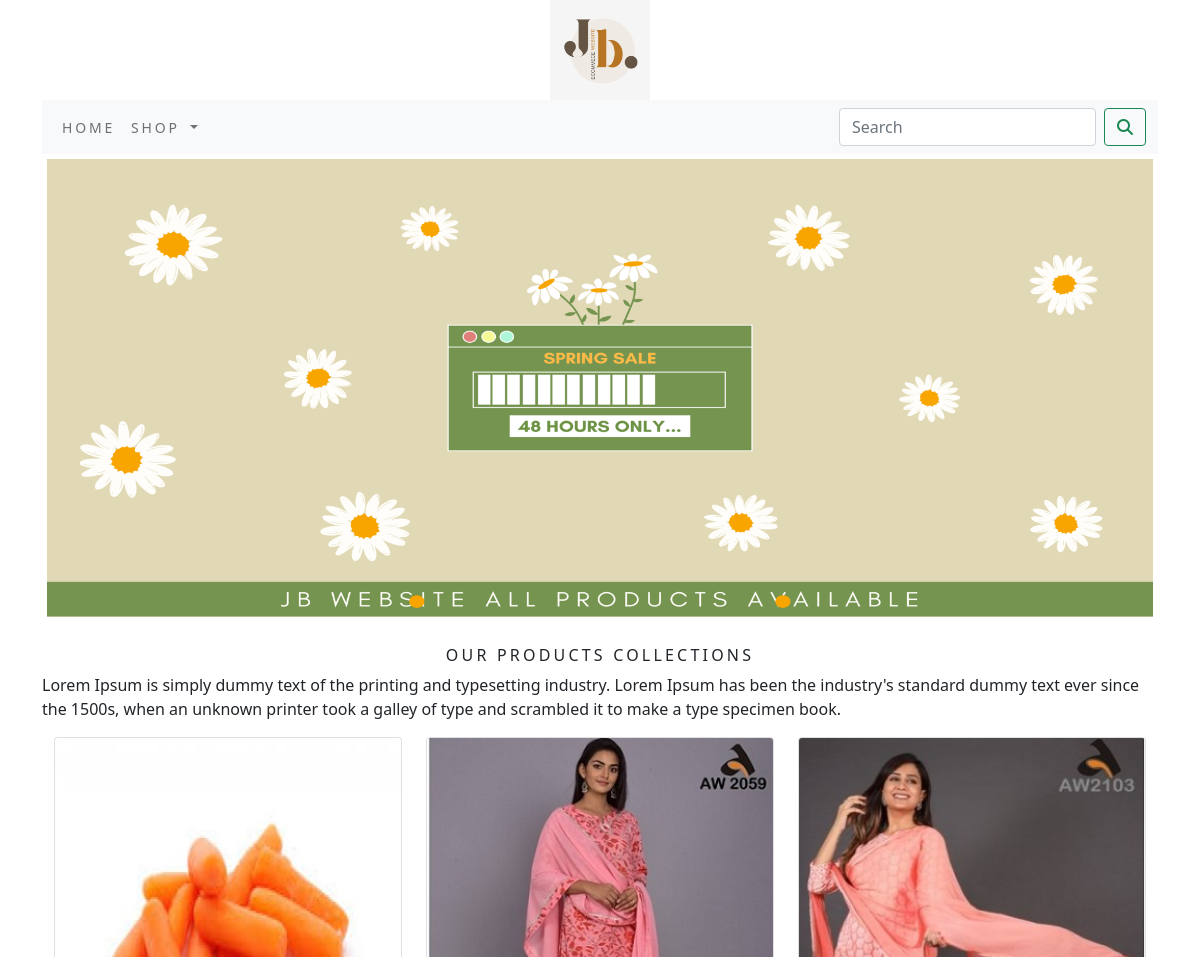
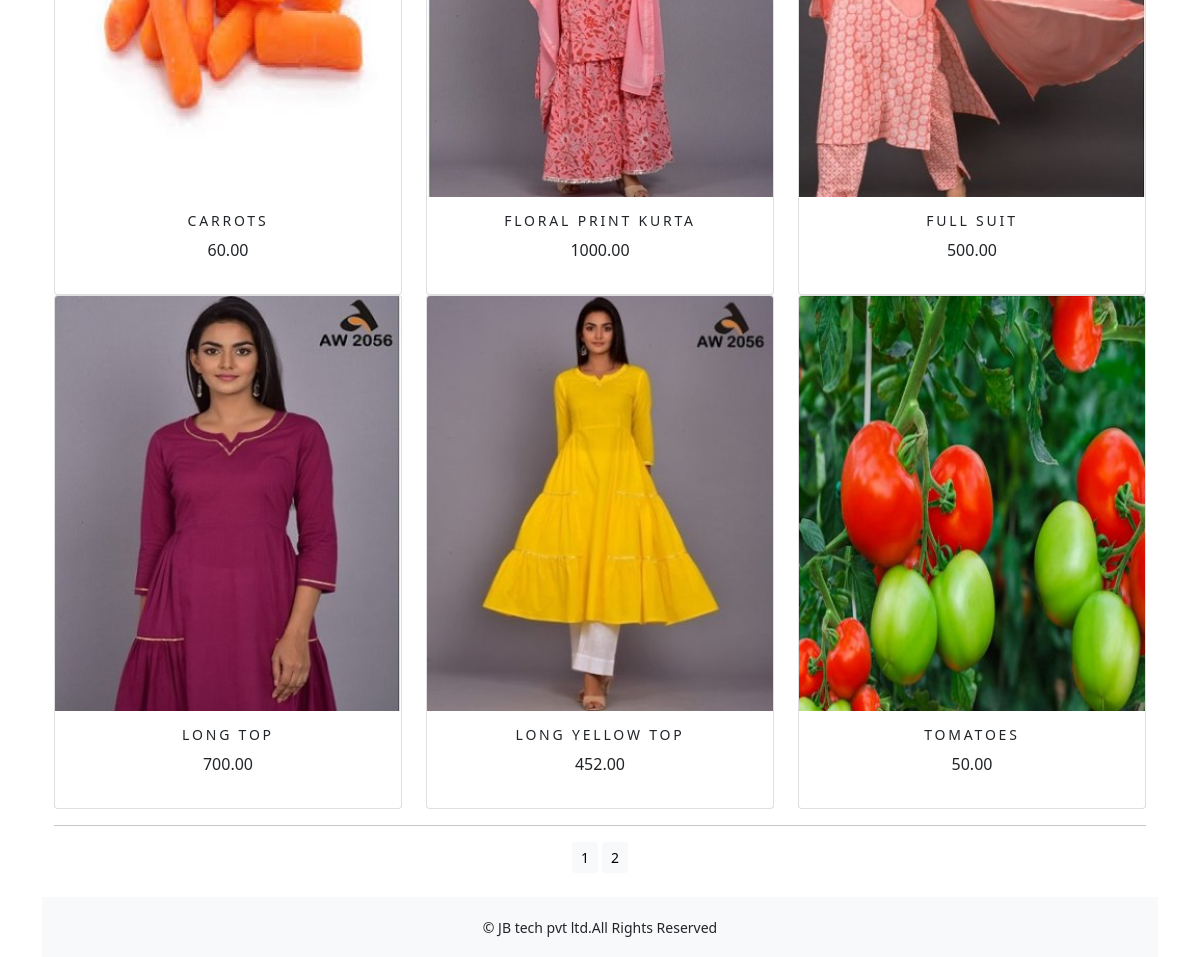
The app's page /shop/ with its own data (2 pictures, top to bottom).
### shop/models.py (models this page shows, shortened)
class Product(models.Model):
    name = models.CharField(max_length=250, unique=True)
    slug = models.SlugField(max_length=250, unique=True)
    description = models.TextField(blank=True)
    price=models.DecimalField(max_digits=10,decimal_places=2)
    category=models.ForeignKey(Category,on_delete=models.CASCADE)
    image = models.ImageField(upload_to='product', blank=True)
    stock=models.IntegerField()
    available=models.BooleanField(default=True)
    created=models.DateTimeField(auto_now_add=True)
    updated=models.DateTimeField(auto_now=True)
    class Meta:
        ordering = ('name',)
        verbose_name = 'product'
        verbose_name_plural = 'products'
    def get_url(self):
        return reverse('shop:prodCatdetail',args=[self.category.slug,self.slug])

### shop/views.py (the view)
# urls.py: path('',views.allProdCat,name='allProdCat'),
def allProdCat(request,c_slug=None):
    c_page=None
    products_list=None
    if c_slug!=None:
        c_page=get_object_or_404(Category,slug=c_slug)
        products_list=Product.objects.all().filter(category=c_page,available=True)
    else:
        products_list=Product.objects.all().filter(available=True)
    paginator=Paginator(products_list,6)
    try:
        page=int(request.GET.get('page','1'))
    except:
        page=1
    try:
        products=paginator.page(page)
    except  (EmptyPage,InvalidPage):
        products=paginator.page(Paginator.num_pages)
    return render(request,"category.html",{'category':c_page,'products':products})

### cart/context_processors.py (called while the page is built)
def counter(request):
    item_count=0
    if 'admin' in request.path:
        return {}
    else:
        try:
            cart=Cart.objects.filter(cart_id=_cart_id(request))
            car_items=CartItem.objects.all().filter(cart=cart[:1])
            for cart_item in car_items:
                item_count+=cart_item.quantity
        except Cart.DoesNotExist:
            item_count=0
    return dict(item_count=item_count)

### cart/views.py (called while the page is built)
def _cart_id(request):
    cart=request.session.session_key
    if not cart:
        cart=request.session.create()
    return cart

### shop/context_processors.py (called while the page is built)
def menu_links(request):
    links=Category.objects.all()
    return dict(links=links)

### shop/models.py (called while the page is built)
    def get_url(self):
        return reverse('shop:product_by_category',args=[self.slug])

### templates/category.html (shortened to what this page needs)
{% extends 'base.html' %}
{% load static %}
{% block content %}
         <div class="mx_auto">
             {% if category %}
                 <img class="my_image" src="{{category.image.url}}" alt="{{category.name}}">
         </div>
         <div>
           <h1 class="text-center my_title">{{category.name}}</h1>
           <p class="text-justify">{{category.description}}</p>
         </div>
             {% else %}
         <div>
           <img class="my_image my_image_padding" src="{% static 'img/banner.png' %}" alt="Our Products" width="1350px">
         </div>
         <br>
         <div>
             <h1 class="text-center my_title">Our Products Collections</h1>
             <p class="text-justify">Lorem Ipsum is simply dummy text of the printing and typesetting industry.
                 Lorem Ipsum has been the industry's standard dummy text ever since the 1500s,
                 when an unknown printer took a galley of type and scrambled it to make a type specimen book.</p>
         </div>
         {% endif %}
         <div class="container">
             <div class="row mx_auto">
                 {% for product in products.object_list %}
                 <div class="my_bottom_margin col-9 col-sm-12 col-md-4 col-lg-4">
                     <div class="card text-center" style="min-width:18rem;">
                         <a href="{{product.get_url}}"><img class="card-img-top my_image"src="{{product.image.url}}" alt="{{product.name}}"></a>
                <div class="card-body">
                    <h4> {{product.name}}</h4>
                    <p>{{product.price}}</p>
                </div>
                    </div>
                </div>
                {% endfor %}
             </div>
             <div class="mx_auto">
                 {% if products.paginator.num_pages > 1 %}
                 <hr>
                 <div class="text-center">
                     {% for pg in products.paginator.page_range %}
                     <a href="?page={{pg}}" class="btn btn-light btn-sm" {% if products.number == pg %} active {% endif %}>{{pg}}</a>
                     {% endfor %}
                 </div>
                 {% endif %}
             </div>
             <br>
         </div>
{% endblock %}

### templates/base.html (shortened to what this page needs)
{% load static %}
<!DOCTYPE html>
<html lang="en">
<head>
    <link rel="stylesheet" href="{% static 'css/custom.css' %}">
    <link href="{% static 'css/bootstrap.min.css' %}" rel="stylesheet">
</head>
<body>
<div class="container">
  {% include 'header.html' %}
  {% include 'navbar.html' %}
  {% block content %}
  {% endblock %}
  </div>
{% include 'footer.html' %}
</body>
</html>

### templates/header.html
{% load static %}
<header>
  <center>
   <a href="{% url 'shop:allProdCat' %}"> <img src="{% static 'img/logo.png' %}" alt="logimage" width="100px" height="100px">
  </center>
</header>

### templates/navbar.html (shortened to what this page needs)
<nav class="navbar navbar-expand-lg navbar-light bg-light">
  <div class="container-fluid">
    <div class="collapse navbar-collapse" id="navbarSupportedContent">
      <ul class="navbar-nav me-auto mb-2 mb-lg-0">
        <li class="nav-item">
          <a class="nav-link" href="{% url 'shop:allProdCat' %}">Home</a>
        </li>
        <li class="nav-item dropdown {% if 'shop' in request.path %}active{% endif %}">
          <a class="nav-link dropdown-toggle" href="#" id="navbarDropdown" role="button" data-bs-toggle="dropdown" aria-expanded="false">
            shop
          </a>
        </li>
      </ul>
      <form class="d-flex" action="{% url 'search_app:SearchResult' %}" method="get">
        <input class="form-control me-2" type="search" placeholder="Search"name="q" aria-label="Search">
        <button class="btn btn-outline-success" type="submit"><i class="fa fa-search"></i></button>
      </form>
    </div>
  </div>
</nav>

### templates/footer.html
<div class="footer navbar-fixed-bottom my_footer">
  <p class="text-center">&copy; JB tech pvt ltd.All Rights Reserved</p>
</div>

### static/css/custom.css (style rules this page uses)
body { font-family: 'Roboto', sans-serif; }
.nav-item { letter-spacing: .2em; font-size:14px; text-transform:uppercase; }
.my_footer { background-color:#f8f9fa; height:60px; }
.my_footer p { padding-top:20px; font-size:14px; }
.my_image { width:100%; height:auto; }
.my_title { font-size:16px; text-transform:uppercase; letter-spacing:.2em; }
.my_image_padding { padding:5px; }
.my_bottom_margin { margin_bottom:10x; }
.card-body h4 { font-size:14px; text-transform:uppercase; letter-spacing:.2em; }

### records on screen
Product: image (picture), name "CARROTS", price "60.00"
Product: image (picture), name "FLORAL PRINT KURTA", price "1000.00"
Product: image (picture), name "FULL SUIT", price "500.00"
Product: image (picture), name "LONG TOP", price "700.00"
Product: image (picture), name "LONG YELLOW TOP", price "452.00"
Product: image (picture), name "TOMATOES", price "50.00"

### other values on screen
{{ pg }} "1" "2"
